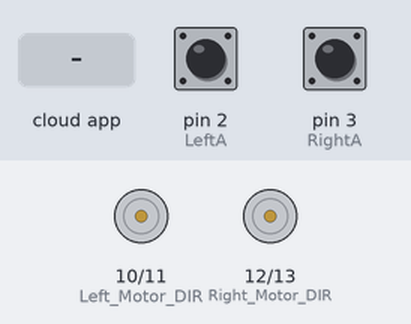
Bench run of a sketch on a simulated Arduino Uno, built with avr-gcc and run on an emulated ATmega328P. Shown: direction and speed pins drawn as motors (green arrow = direction pin HIGH = forward, orange = LOW = backward, longer = more drive). Inputs (shaded band) come from the test bench; at power-on: pin 2 (LeftA) LOW, pin 3 (RightA) LOW. The ROS host is connected and sends only what is stated.

Above: at 1.2 s.
1.3 s: the phone or cloud app sets left_publish to -100
At 2.2 s:
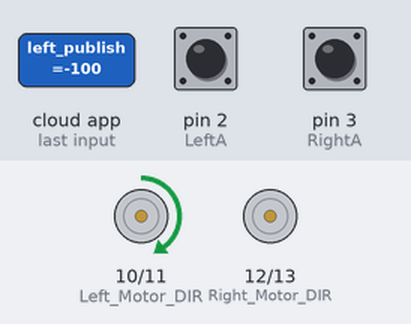
2.8 s: the phone or cloud app sets right_publish to -100
4.3 s: the phone or cloud app sets left_publish to 0
At 5.5 s:
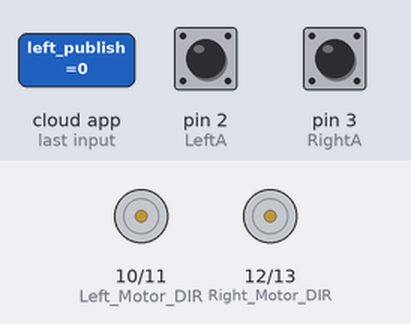
5.8 s: the phone or cloud app sets left_publish to 100
At 6.8 s:
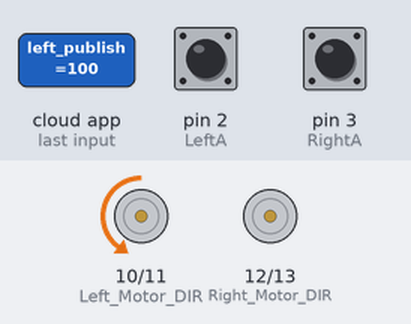
7.3 s: the phone or cloud app sets right_publish to 0
Timing chart, 0 to 9.8 s (numbered marks = the images above; inputs shaded):
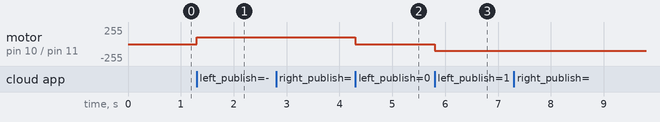

Measured:
- after the input at 1.3 s, motor on pin 10 (Left_Motor_DIR) / pin 11 (Left_Motor_PWM): stopped → forward 100/255 at once
- after the input at 4.3 s, motor on pin 10 (Left_Motor_DIR) / pin 11 (Left_Motor_PWM): forward 100/255 → stopped at once
- after the input at 5.8 s, motor on pin 10 (Left_Motor_DIR) / pin 11 (Left_Motor_PWM): stopped → backward 100/255 at once

The sketch:

motors_test.ino
```cpp
#include<Arduino.h>
#include <avr/io.h>
#include <avr/interrupt.h>
#include <math.h>
#include <ros.h>
#include <std_msgs/Float32.h>
#include <std_msgs/Float64.h>
#include <std_msgs/Int32.h>
#include <std_msgs/Int64.h>


// ENCODER PIN DECLERATIONS
// Left A and Right A should be interrupt pins
// In mega the interrupt pins are 2,3,18,19,20,21
// In uno the interrupt pins are 2,3


#define LeftA 2
#define LeftB 4
#define RightA 3
#define RightB 5

//MOTOR PIN DECLERATIONS

#define Left_Motor_PWM 11
#define Left_Motor_DIR 10
#define Right_Motor_PWM 13
#define Right_Motor_DIR 12

ros::NodeHandle nh;
std_msgs::Int32 lefttick;
std_msgs::Int32 righttick;


int test;
float x;
float y;
long counts = 0;
long counts2 = 0;

void readEncoder() //this function is triggered by the encoder CHANGE, and increments the encoder counter
{
  if (digitalRead(LeftB) == digitalRead(LeftA) )
  {
    counts = counts - 1; //you may need to redefine positive and negative directions
  }
  else
  {
    counts = counts + 1;
  }
}

void readEncoder2() //this function is triggered by the encoder CHANGE, and increments the encoder counter
{
  if (digitalRead(RightB) == digitalRead(RightA) )
  {
    counts2 = counts2 - 1; //you may need to redefine positive and negative directions
  }
  else
  {
    counts2 = counts2 + 1;
  }
}

void messageCb( const std_msgs::Float64& msg) {
  x = msg.data;
}

void messageCb1( const std_msgs::Float64& msg) {
  y = msg.data;
}

ros::Subscriber<std_msgs::Float64> sub("left_publish", &messageCb);
ros::Subscriber<std_msgs::Float64> sub2("right_publish", &messageCb1);
ros::Publisher tickpubleft("/left/encoderTicks", &lefttick);
ros::Publisher tickpubright("/right/encoderTicks", &righttick);

void setup() {
  pinMode(LeftA, INPUT); //initialize Encoder Pins
  pinMode(LeftB, INPUT);
  digitalWrite(LeftA, LOW); //initialize Pin States
  digitalWrite(LeftB, LOW);
  pinMode(RightA, INPUT); //initialize Encoder Pins
  pinMode(RightB, INPUT);
  digitalWrite(RightA, LOW); //initialize Pin States
  digitalWrite(RightB, LOW);
  attachInterrupt(digitalPinToInterrupt(LeftA), readEncoder, CHANGE);
  attachInterrupt(digitalPinToInterrupt(RightA), readEncoder2, CHANGE);
  pinMode(Left_Motor_PWM, OUTPUT);
  pinMode(Left_Motor_DIR, OUTPUT);
  pinMode(Right_Motor_PWM, OUTPUT);
  pinMode(Right_Motor_DIR, OUTPUT);
  nh.initNode();
  nh.subscribe(sub);
  nh.subscribe(sub2);
  nh.advertise(tickpubleft);
  nh.advertise(tickpubright);
}

void loop() {
  nh.spinOnce();
  lefttick.data = counts;
  righttick.data = counts2;
  tickpubleft.publish(&lefttick);
  tickpubright.publish(&righttick);


  if (x > 0)
  { analogWrite(Left_Motor_PWM, x);
    digitalWrite(Left_Motor_DIR, LOW);

  }
  if (x < 0)
  {
    analogWrite(Left_Motor_PWM, (-x));
    digitalWrite(Left_Motor_DIR, HIGH);
  }
  if (x == 0.0)
  {
    digitalWrite(Left_Motor_PWM, LOW);
    digitalWrite(Left_Motor_DIR, LOW);
  }


  if (y > 0.0)
  {
    analogWrite(Right_Motor_PWM, y);
    digitalWrite(Right_Motor_DIR, LOW);
  }
  if (y < 0.0)
  {
    analogWrite(Right_Motor_PWM, (-y));
    digitalWrite(Right_Motor_DIR, HIGH);
  }
  if (y == 0.0)
  {
    digitalWrite(Right_Motor_PWM, LOW);
    digitalWrite(Right_Motor_DIR, LOW);
  }


}
```
